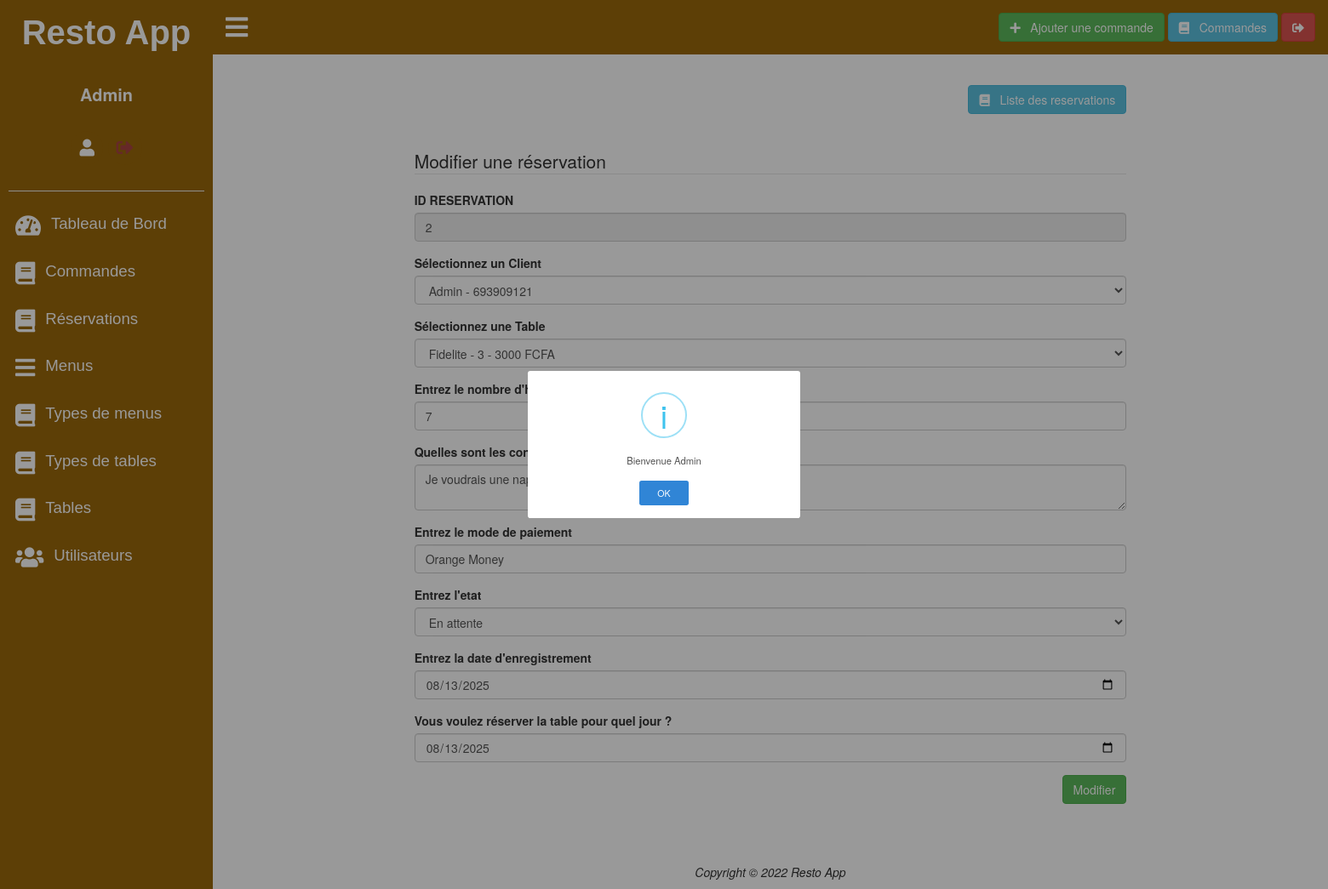
The app's page /app.php?view=reserver_update&idreserver=2 (signed in) with its own data.
### tables this page shows
create table reserver (
  idreserver integer not null auto_increment ,
  iduser integer not null ,
  idtablerestaurant integer not null , 
  nbheures integer null ,
  consignes text null ,
  modepaiement varchar(128) null ,
  etat varchar(128) null ,
  dateenregistrement date null ,
  datereservation date null ,
  primary key (idreserver),
  foreign key (iduser) references user(iduser) ,
  foreign key (idtablerestaurant) references tablerestaurant(idtablerestaurant)
);

create table user (
  iduser integer not null auto_increment ,
  nom varchar(128) null ,
  prenom varchar(128) null ,
  telephone varchar(128) null ,
  email varchar(128) null ,
  password varchar(128) null ,
  role varchar(128) null , 
  primary key (iduser) 
);

create table tablerestaurant (
  idtablerestaurant integer not null auto_increment ,
  idtypetable integer not null ,
  code varchar(128) null ,
  nbplaces varchar(128) null ,
  prix float null ,
  image text null , 
  primary key (idtablerestaurant) ,
  foreign key (idtypetable) references typetable(idtypetable)
);

### model/Database.php (called while the page is built)
<?php
class Database {
	private $dsn;
	private $username;
	private $password;
	public function __construct() {
		$this->dsn= "mysql:host=localhost;dbname=restoapp;port=3306;charset=utf8";
		$this->username= "root";
		$this->password= "";
	}
	public function chaineConnexion() {
		$pdo= new PDO($this->dsn, $this->username, $this->password);
		$pdo->setAttribute(PDO::ATTR_ERRMODE, PDO::ERRMODE_EXCEPTION);
		return $pdo;
	}
	public function request($sql, $params= null) {
		$pdo= $this->chaineConnexion();
		$req= $pdo->prepare($sql);
		if($params == null) {
			$req->execute();
		}
		else {
			$req->execute($params);
		}
		return $req;
	}
	public function recover($req, $one= true) {
		$datas= null;
		$req->setFetchMode(PDO::FETCH_OBJ);
		if($one == true) {
			$datas= $req->fetch();
		}
		else {
			$datas= $req->fetchAll();
		}
		return $datas;
	}
}
?>

### model/ReserverDB.php (called while the page is built, shortened)
<?php
require_once 'Database.php';
class ReserverDB {
	private $db;
	public function __construct() {
		$this->db= new Database();
	}
	public function read($idreserver) {
		$sql= "select * from reserver where idreserver=?";
		$params= array($idreserver);
		$req= $this->db->request($sql, $params);
		$data= $this->db->recover($req, true);
		return $data;
	}
}
?>

### model/UserDB.php (called while the page is built, shortened)
<?php
require_once 'Database.php';
class UserDB {
	private $db;
	public function __construct() {
		$this->db= new Database();
	}
	public function read($iduser) {
		$sql= "select * from user where iduser=?";
		$params= array($iduser);
		$req= $this->db->request($sql, $params);
		$data= $this->db->recover($req, true);
		return $data;
	}
}
?>

### model/TablerestaurantDB.php (called while the page is built, shortened)
<?php
require_once 'Database.php';
class TablerestaurantDB {
	private $db;
	public function __construct() {
		$this->db= new Database();
	}
	public function read($idtablerestaurant) {
		$sql= "select * from tablerestaurant where idtablerestaurant=?";
		$params= array($idtablerestaurant);
		$req= $this->db->request($sql, $params);
		$data= $this->db->recover($req, true);
		return $data;
	}
}
?>

### views/reservation/update.php (the view, shortened to what this page needs)
<?php
$idreserver= $_REQUEST['idreserver'];
$reserver= $reserverdb->read($idreserver);
$user = $userdb->read($reserver->iduser);
$tablerestaurant = $tablerestaurantdb->read($reserver->idtablerestaurant);
?>
<section class="animate__animated animate__lightSpeedInRight">
    <div class="row">
        <div class="col-md-offset-2 col-md-8 col-md-offset-2">
            <div class="text-right">
                <a href="app.php?view=reserver" class="btn btn-info">
                    <i class="fas fa-book"></i>
                    &nbsp;
                    Liste des reservations
                </a>
            </div>
            <br /><br />
            <div>
                <form name="form" method="POST" action="controller/reserverController.php?action=update" enctype="multipart/form-data" >
                    <fieldset>
                        <legend>
                            Modifier une réservation
                        </legend>
                        <div class="form-group">
                            <label for="idreserver">
                                ID RESERVATION
                            </label>
                            <input type="text" name="idreserver" id="idreserver" class="form-control" required readonly value="<?= $reserver->idreserver ?>" />
                        </div>
                        <div class="form-group">
                            <label>
                                  Sélectionnez un Client
                            </label>
                            <select class="form-control" name="iduser">
                                <option value="<?= $user->iduser ?>" selected class="none">
                                    <?= $user->nom ?> -
                                </option>
                            </select>
                        </div>
                        <div class="form-group">
                            <label>
                                  Sélectionnez une Table
                            </label>
                            <select class="form-control" name="idtablerestaurant">
                                <option value="<?= $tablerestaurant->idtablerestaurant ?>" selected class="none">
                                    <?= $tablerestaurant->code ?> -
                                </option>
                            </select>
                        </div>
                        <div class="form-group">
                            <label for="nbheures">
                                Entrez le nombre d'heures
                            </label>
                        </div>
                        <div class="form-group">
                            <label for="consignes">
                                    Quelles sont les consignes ?
                            </label>
                        </div>
                        <div class="form-group">
                            <label for="modepaiement">
                                Entrez le mode de paiement
                            </label>
                            <input type="text" name="modepaiement" id="modepaiement" class="form-control" value="<?= $reserver->modepaiement ?>" />
                        </div>
                        <div class="form-group">
                            <label for="etat">
                                Entrez  l'etat
                            </label>
                            <select name="etat" id="etat" class="form-control">
                                <option value="<?= $reserver->etat ?>" selected class="none">
                                    <?= $reserver->etat ?>
                                </option>
                            </select>
                        </div>
                        <div class="form-group">
                            <label for="dateenregistrement">
                                Entrez la date d'enregistrement
                            </label>
                            <input type="date" name="dateenregistrement" id="dateenregistrement" class="form-control" required value="<?= $reserver->dateenregistrement ?>" />
                        </div>
                        <div class="form-group">
                            <label for="datereservation">
                                Vous voulez réserver la table pour quel jour ?
                            </label>
                            <input type="date" name="datereservation" id="datereservation" class="form-control" required value="<?= $reserver->datereservation ?>" />
                        </div>
                        <div class="text-right">
                            <input type="submit" name="modifier" value="Modifier" class="btn btn-success">
                        </div>
                    </fieldset>
                </form>
            </div>
        </div>
    </div>
</section>

### css/style.css (style rules this page uses)
* { margin: 0; padding: 0; box-sizing: border-box; }
a, a:visited { text-decoration: none; cursor: pointer; }
.none { display: none; }

### records on screen
reserver: idreserver "2", modepaiement "Orange Money", etat "En attente", dateenregistrement "08/13/2025", datereservation "08/13/2025"
user: iduser "Admin - 693909121"
tablerestaurant: idtablerestaurant "Fidelite - 3 - 3000 FCFA"

### other values on screen
$_SESSION['profil']->nom "Admin"
